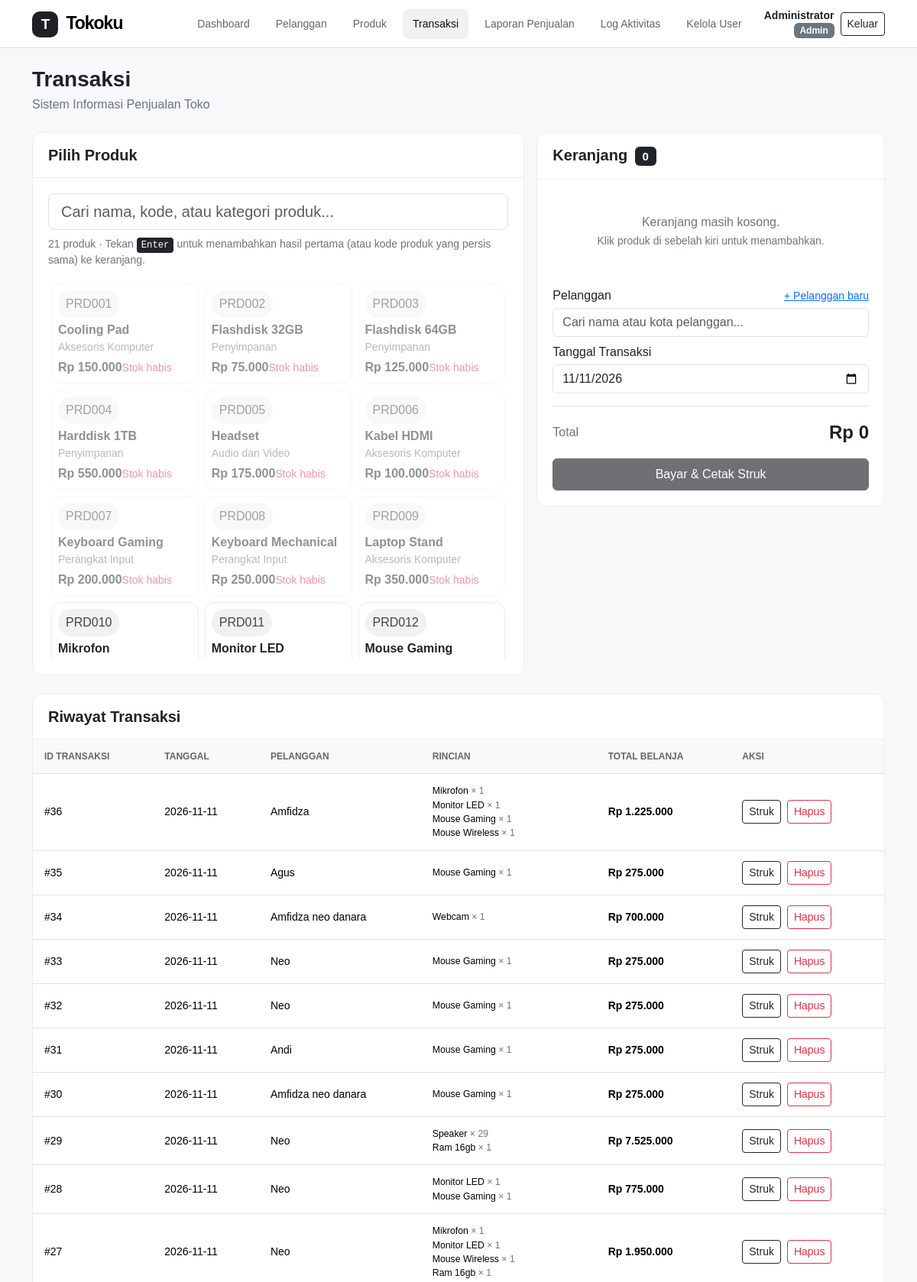
Screenshot of /tokoku/index.php?page=transaksi (signed in, upper part) with the database file from the repository.
### tables this page shows
CREATE TABLE `tbl_user` (
  `id_user` int(11) NOT NULL,
  `username` varchar(30) NOT NULL,
  `password_hash` varchar(255) NOT NULL,
  `nama_lengkap` varchar(100) NOT NULL,
  `role` enum('admin','petugas','pelanggan') NOT NULL DEFAULT 'pelanggan',
  `id_pelanggan` int(11) DEFAULT NULL,
  `dibuat` timestamp NOT NULL DEFAULT current_timestamp()
);

CREATE TABLE `tbl_transaksi` (
  `id_transaksi` int(11) NOT NULL,
  `tanggal` date DEFAULT NULL,
  `id_pelanggan` int(11) DEFAULT NULL,
  `total_belanja` decimal(12,2) DEFAULT NULL
);

CREATE TABLE `tbl_pelanggan` (
  `id_pelanggan` int(11) NOT NULL,
  `nama_pelanggan` varchar(100) DEFAULT NULL,
  `kota` varchar(50) DEFAULT NULL
);

CREATE TABLE `tbl_detail_transaksi` (
  `id_detail` int(11) NOT NULL,
  `id_transaksi` int(11) DEFAULT NULL,
  `id_produk` int(11) DEFAULT NULL,
  `nama_produk` varchar(100) DEFAULT NULL,
  `jumlah` int(11) DEFAULT NULL,
  `harga` decimal(12,2) DEFAULT NULL
);

### tokoku/index.php (called while the page is built, shortened)
<?php
require_once __DIR__ . '/config/database.php';
require_once __DIR__ . '/includes/functions.php';
require_once __DIR__ . '/includes/auth.php';
require_login($pdo);
$user = user_login();
$pages = array_intersect_key(
    semua_halaman(),
    array_flip(izin_halaman($user['role']))
);
$page = $_GET['page'] ?? '';
$pageTitle = $pages[$page];
require_once __DIR__ . '/includes/header.php';
require __DIR__ . '/pages/' . $page . '.php';
require_once __DIR__ . '/includes/footer.php';

### tokoku/includes/auth.php (called while the page is built, shortened)
<?php
function semua_halaman()
{
    return [
        'dashboard' => 'Dashboard',
        'petugas' => 'Dashboard',
        'pelanggan' => 'Pelanggan',
        'produk' => 'Produk',
        'transaksi' => 'Transaksi',
        'laporan' => 'Laporan Penjualan',
        'log' => 'Log Aktivitas',
        'belanja' => 'Belanja',
        'riwayat' => 'Riwayat Belanja',
        'user' => 'Kelola User'
    ];
}
function izin_halaman($role)
{
    $izin = [
        'admin' => ['dashboard', 'pelanggan', 'produk', 'transaksi', 'laporan', 'log', 'user'],
        'petugas' => ['petugas', 'transaksi'],
        'pelanggan' => ['belanja', 'riwayat']
    ];
    return $izin[$role] ?? [];
}
function user_login()
{
    return $_SESSION['user'] ?? null;
}
function user_role()
{
    return $_SESSION['user']['role'] ?? null;
}
function require_login(PDO $pdo)
{
    $id = $_SESSION['user']['id_user'] ?? 0;
    $stmt = $pdo->prepare("
        SELECT id_user, username, nama_lengkap, role, id_pelanggan
        FROM tbl_user
        WHERE id_user = ?
    ");
    $stmt->execute([$id]);
}

### tokoku/includes/functions.php (called while the page is built, shortened)
<?php
function e($value)
{
    return htmlspecialchars((string) $value, ENT_QUOTES, 'UTF-8');
}
function rupiah($angka)
{
    return 'Rp ' . number_format((float) $angka, 0, ',', '.');
}

### tokoku/pages/transaksi.php (the view, shortened to what this page needs)
<?php
$data = $pdo->query("
    SELECT
        t.id_transaksi,
        t.tanggal,
        p.nama_pelanggan,
        t.total_belanja
    FROM tbl_transaksi t
    LEFT JOIN tbl_pelanggan p
        ON t.id_pelanggan = p.id_pelanggan
    ORDER BY t.id_transaksi DESC
")->fetchAll();
$rincian = [];
$semuaDetail = $pdo->query("
    SELECT id_transaksi, nama_produk, jumlah, harga
    FROM tbl_detail_transaksi
    ORDER BY id_detail
")->fetchAll();
foreach ($semuaDetail as $d) {
    $rincian[$d['id_transaksi']][] = $d;
}
?>
<div class="row g-3 mb-4">
    <div class="col-lg-7">
        <div class="content-card">
            <div class="content-card-header">
                <h5 class="fw-bold mb-0">Pilih Produk</h5>
            </div>
            <div class="content-card-body">
                <input type="search"
                       id="cari-produk"
                       class="form-control form-control-lg mb-2"
                       placeholder="Cari nama, kode, atau kategori produk..."
                       autocomplete="off"
                       autofocus>
                <div class="small text-secondary mb-3">
                    <span id="info-pencarian"></span>
                    &middot; Tekan <kbd>Enter</kbd> untuk menambahkan hasil pertama (atau kode produk yang persis sama) ke keranjang.
                </div>
                <div class="produk-scroll">
                    <div id="daftar-produk" class="row g-2"></div>
                </div>
            </div>
        </div>
    </div>
    <div class="col-lg-5">
        <form action="actions.php" method="POST" id="form-transaksi">
            <div class="content-card keranjang-sticky">
                <div class="content-card-header d-flex justify-content-between align-items-center">
                    <h5 class="fw-bold mb-0">
                        Keranjang
                        <span class="badge text-bg-dark ms-1" id="jumlah-item">0</span>
                    </h5>
                </div>
                <div class="content-card-body">
                    <div id="keranjang-kosong"
                         class="text-center text-secondary py-4">
                        Keranjang masih kosong.<br>
                        <small>Klik produk di sebelah kiri untuk menambahkan.</small>
                    </div>
                    <div class="row g-2 mt-3">
                        <div class="col-12">
                            <div class="d-flex justify-content-between align-items-center mb-1">
                                <label class="form-label mb-0" for="cari-pelanggan">Pelanggan</label>
                                <?php if (user_role() === 'admin'): ?>
                                    <a href="index.php?page=pelanggan"
                                       target="_blank"
                                       class="small">
                                        + Pelanggan baru
                                    </a>
                                <?php endif; ?>
                            </div>
                            <div id="pelanggan-box">
                                <input type="search"
                                       id="cari-pelanggan"
                                       class="form-control"
                                       placeholder="Cari nama atau kota pelanggan..."
                                       autocomplete="off">
                            </div>
                        </div>
                        <div class="col-12">
                            <label class="form-label mb-1">Tanggal Transaksi</label>
                            <input type="date"
                                   name="tanggal"
                                   class="form-control"
                                   value="<?= date('Y-m-d') ?>"
                                   required>
                        </div>
                    </div>
                    <div class="d-flex justify-content-between align-items-center border-top mt-3 pt-3">
                        <span class="text-secondary">Total</span>
                        <span class="fw-bold fs-4" id="total-keranjang">Rp 0</span>
                    </div>
                    <button type="submit"
                            id="tombol-bayar"
                            class="btn btn-dark w-100 mt-3 py-2"
                            disabled>
                    </button>
                </div>
            </div>
        </form>
    </div>
</div>
<div class="content-card">
    <div class="content-card-header">
        <h5 class="fw-bold mb-0">Riwayat Transaksi</h5>
    </div>
    <div class="table-responsive">
        <table class="table table-hover mb-0">
            <thead>
                <tr>
                    <th>ID Transaksi</th>
                    <th>Tanggal</th>
                    <th>Pelanggan</th>
                    <th>Rincian</th>
                    <th>Total Belanja</th>
                    <th>Aksi</th>
                </tr>
            </thead>
            <tbody>
                <?php foreach ($data as $row): ?>
                    <tr>
                        <td>#<?= e($row['id_transaksi']) ?></td>
                        <td><?= e($row['tanggal']) ?></td>
                        <td><?= e($row['nama_pelanggan'] ?? '-') ?></td>
                        <td>
                            <?php foreach ($rincian[$row['id_transaksi']] ?? [] as $item): ?>
                                <div class="small">
                                    <?= e($item['nama_produk']) ?>
                                    <span class="text-secondary">
                                        &times; <?= e($item['jumlah']) ?>
                                    </span>
                                </div>
                            <?php endforeach; ?>
                        </td>
                        <td class="fw-semibold">
                            <?= rupiah($row['total_belanja']) ?>
                        </td>
                        <td>
                            <div class="d-flex gap-2">
                                <a href="struk.php?id=<?= e($row['id_transaksi']) ?>"
                                   target="_blank"
                                   class="btn btn-sm btn-outline-dark">
                                    Struk
                                </a>
                                <?php
                                $bolehHapus = user_role() === 'admin'
                                    || (user_role() === 'petugas' && $row['tanggal'] === date('Y-m-d'));
                                ?>
                                <?php if ($bolehHapus): ?>
                                <form action="actions.php"
                                      method="POST"
                                      onsubmit="return confirm('Yakin ingin menghapus transaksi ini? Stok produk akan dikembalikan.')">
                                    <button class="btn btn-sm btn-outline-danger">
                                        Hapus
                                    </button>
                                </form>
                                <?php endif; ?>
                            </div>
                        </td>
                    </tr>
                <?php endforeach; ?>
            </tbody>
        </table>
    </div>
</div>

### tokoku/includes/header.php (shortened to what this page needs)
<!DOCTYPE html>
<html lang="id">
<head>
    <link href="https://cdn.jsdelivr.net/npm/bootstrap@5.3.3/dist/css/bootstrap.min.css" rel="stylesheet">
    <link rel="stylesheet" href="assets/css/style.css">
</head>
<body>
<nav class="navbar navbar-expand-lg navbar-light bg-white border-bottom sticky-top">
    <div class="container">
        <a class="navbar-brand fw-bold" href="index.php">
            <span class="brand-icon">T</span>
            Tokoku
        </a>
        <div class="collapse navbar-collapse" id="navbarMenu">
            <ul class="navbar-nav ms-auto gap-lg-2">
                <?php foreach ($pages as $key => $label): ?>
                    <li class="nav-item">
                        <a class="nav-link <?= $page === $key ? 'active' : '' ?>"
                           href="index.php?page=<?= e($key) ?>">
                            <?= e($label) ?>
                        </a>
                    </li>
                <?php endforeach; ?>
            </ul>
            <div class="d-flex align-items-center gap-2 ms-lg-3 mt-2 mt-lg-0">
                <div class="text-lg-end lh-sm">
                    <div class="fw-semibold small"><?= e($user['nama_lengkap']) ?></div>
                    <span class="badge text-bg-secondary text-capitalize">
                        <?= e($user['role']) ?>
                    </span>
                </div>
                <form action="logout.php" method="POST" class="mb-0">
                    <button class="btn btn-sm btn-outline-dark">Keluar</button>
                </form>
            </div>
        </div>
    </div>
</nav>
<main class="container py-4">
    <div class="mb-4">
        <h3 class="fw-bold mb-1"><?= e($pageTitle) ?></h3>
        <p class="text-secondary mb-0">
            Sistem Informasi Penjualan Toko
        </p>
    </div>

### tokoku/assets/css/style.css (style rules this page uses)
* { box-sizing: border-box; }
body { background: #f7f8fa; color: #202124; font-family: Arial, sans-serif; }
.navbar-brand { font-size: 23px; letter-spacing: -1px; }
.brand-icon { display: inline-flex; align-items: center; justify-content: center; width: 34px; height: 34px; margin-right: 5px; border-radius: 10px; background: #202124; color: white; font-size: 19px; }
.nav-link { color: #666 !important; font-size: 14px; font-weight: 500; border-radius: 8px; padding: 9px 13px !important; }
.nav-link:hover, .nav-link.active { background: #f0f1f3; color: #111 !important; }
.table { vertical-align: middle; font-size: 14px; }
.table thead th { background: #f8f9fa; color: #666; font-size: 12px; font-weight: 600; text-transform: uppercase; white-space: nowrap; }
.table td, .table th { padding: 13px 15px; }
.content-card { background: white; border: 1px solid #eceef0; border-radius: 13px; overflow: hidden; }
.content-card-header { padding: 17px 20px; border-bottom: 1px solid #eceef0; }
.content-card-body { padding: 20px; }

### tokoku/pages/transaksi.php (style rules this page uses)
.produk-scroll { max-height: 62vh; overflow-y: auto; padding: .25rem; }
@media (min-width: 992px) { .keranjang-sticky { position: sticky; top: 5rem; } }

### rows the page displays
tbl_user: role "Dashboard", role "Pelanggan", role "Produk", role "Transaksi", role "Laporan Penjualan", role "Log Aktivitas", role "Kelola User", nama_lengkap "Administrator", role "Admin"
tbl_transaksi: id_transaksi "36", tanggal "2026-11-11", id_pelanggan.nama_pelanggan "Amfidza", total_belanja "Rp 1.225.000"
tbl_detail_transaksi: nama_produk "Mikrofon", jumlah "1"
tbl_detail_transaksi: nama_produk "Monitor LED", jumlah "1"
tbl_detail_transaksi: nama_produk "Mouse Gaming", jumlah "1"
tbl_detail_transaksi: nama_produk "Mouse Wireless", jumlah "1"
tbl_transaksi: id_transaksi "35", tanggal "2026-11-11", id_pelanggan.nama_pelanggan "Agus", total_belanja "Rp 275.000"
tbl_detail_transaksi: nama_produk "Mouse Gaming", jumlah "1"
tbl_transaksi: id_transaksi "34", tanggal "2026-11-11", id_pelanggan.nama_pelanggan "Amfidza neo danara", total_belanja "Rp 700.000"
tbl_detail_transaksi: nama_produk "Webcam", jumlah "1"
tbl_transaksi: id_transaksi "33", tanggal "2026-11-11", id_pelanggan.nama_pelanggan "Neo", total_belanja "Rp 275.000"
tbl_detail_transaksi: nama_produk "Mouse Gaming", jumlah "1"
tbl_transaksi: id_transaksi "32", tanggal "2026-11-11", id_pelanggan.nama_pelanggan "Neo", total_belanja "Rp 275.000"
tbl_detail_transaksi: nama_produk "Mouse Gaming", jumlah "1"
tbl_transaksi: id_transaksi "31", tanggal "2026-11-11", id_pelanggan.nama_pelanggan "Andi", total_belanja "Rp 275.000"
tbl_detail_transaksi: nama_produk "Mouse Gaming", jumlah "1"
tbl_transaksi: id_transaksi "30", tanggal "2026-11-11", id_pelanggan.nama_pelanggan "Amfidza neo danara", total_belanja "Rp 275.000"
tbl_detail_transaksi: nama_produk "Mouse Gaming", jumlah "1"
tbl_transaksi: id_transaksi "29", tanggal "2026-11-11", id_pelanggan.nama_pelanggan "Neo", total_belanja "Rp 7.525.000"
tbl_detail_transaksi: nama_produk "Speaker", jumlah "29"
tbl_detail_transaksi: nama_produk "Ram 16gb", jumlah "1"
tbl_transaksi: id_transaksi "28", tanggal "2026-11-11", id_pelanggan.nama_pelanggan "Neo", total_belanja "Rp 775.000"
tbl_detail_transaksi: nama_produk "Monitor LED", jumlah "1"
tbl_detail_transaksi: nama_produk "Mouse Gaming", jumlah "1"
tbl_transaksi: id_transaksi "27", tanggal "2026-11-11", id_pelanggan.nama_pelanggan "Neo", total_belanja "Rp 1.950.000"
tbl_detail_transaksi: nama_produk "Mikrofon", jumlah "1"
tbl_detail_transaksi: nama_produk "Monitor LED", jumlah "1"
tbl_detail_transaksi: nama_produk "Mouse Wireless", jumlah "1"
tbl_detail_transaksi: nama_produk "Ram 16gb", jumlah "1"
